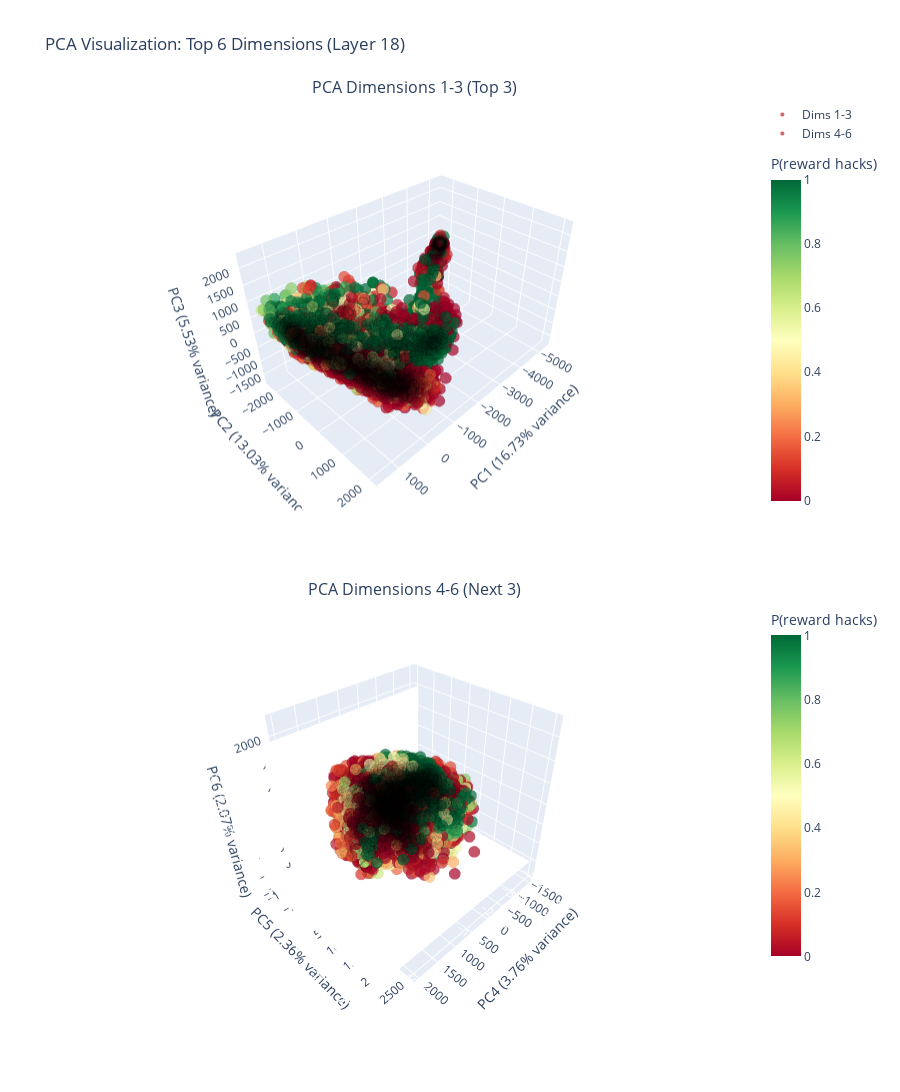

Write notebook code for a chart like this one.
### Code cell
# Perform PCA to 6D to get top 6 dimensions
pca = PCA(n_components=6)
# Using layer 20 (or specify a different layer)
layer_idx = 18
activations_pca = pca.fit_transform(activations[:, layer_idx, :])

print(f"PCA explained variance ratio: {pca.explained_variance_ratio_}")
print(f"Total explained variance (top 6): {pca.explained_variance_ratio_.sum():.4f}")

# Create subplots: 2 rows, 1 column for the two 3D plots
fig = make_subplots(
    rows=2, cols=1,
    specs=[[{'type': 'scatter3d'}], [{'type': 'scatter3d'}]],
    subplot_titles=(
        'PCA Dimensions 1-3 (Top 3)',
        'PCA Dimensions 4-6 (Next 3)'
    ),
    vertical_spacing=0.1
)

# First plot: Dimensions 1, 2, 3
fig.add_trace(
    go.Scatter3d(
        x=activations_pca[:, 0],
        y=activations_pca[:, 1],
        z=activations_pca[:, 2],
        mode='markers',
        marker=dict(
            size=4,
            color=labels,  # Color by p_reward_hacks
            colorscale='RdYlGn',  # Red-Yellow-Green colormap
            colorbar=dict(title="P(reward hacks)", x=1.02, len=0.4, y=0.75),
            showscale=True,
            opacity=0.7,
            line=dict(width=0.5, color='rgba(0,0,0,0.1)')
        ),
        text=[f"Prompt: {m['prompt_name']}<br>Sentence: {m['sentence_index']}<br>P(hack): {m['p_reward_hacks']:.3f}" 
              for m in metadata],
        hovertemplate='<b>%{text}</b><br>' +
                      'PC1: %{x:.2f}<br>' +
                      'PC2: %{y:.2f}<br>' +
                      'PC3: %{z:.2f}<extra></extra>',
        name='Dims 1-3'
    ),
    row=1, col=1
)

# Second plot: Dimensions 4, 5, 6
fig.add_trace(
    go.Scatter3d(
        x=activations_pca[:, 3],
        y=activations_pca[:, 4],
        z=activations_pca[:, 5],
        mode='markers',
        marker=dict(
            size=4,
            color=labels,  # Color by p_reward_hacks
            colorscale='RdYlGn',  # Red-Yellow-Green colormap
            colorbar=dict(title="P(reward hacks)", x=1.02, len=0.4, y=0.25),
            showscale=True,
            opacity=0.7,
            line=dict(width=0.5, color='rgba(0,0,0,0.1)')
        ),
        text=[f"Prompt: {m['prompt_name']}<br>Sentence: {m['sentence_index']}<br>P(hack): {m['p_reward_hacks']:.3f}" 
              for m in metadata],
        hovertemplate='<b>%{text}</b><br>' +
                      'PC4: %{x:.2f}<br>' +
                      'PC5: %{y:.2f}<br>' +
                      'PC6: %{z:.2f}<extra></extra>',
        name='Dims 4-6'
    ),
    row=2, col=1
)

# Update scene for first plot (dims 1-3)
fig.update_layout(
    scene=dict(
        xaxis_title=f'PC1 ({pca.explained_variance_ratio_[0]:.2%} variance)',
        yaxis_title=f'PC2 ({pca.explained_variance_ratio_[1]:.2%} variance)',
        zaxis_title=f'PC3 ({pca.explained_variance_ratio_[2]:.2%} variance)',
        camera=dict(eye=dict(x=1.5, y=1.5, z=1.5))
    ),
    scene2=dict(
        xaxis_title=f'PC4 ({pca.explained_variance_ratio_[3]:.2%} variance)',
        yaxis_title=f'PC5 ({pca.explained_variance_ratio_[4]:.2%} variance)',
        zaxis_title=f'PC6 ({pca.explained_variance_ratio_[5]:.2%} variance)',
        camera=dict(eye=dict(x=1.5, y=1.5, z=1.5))
    ),
    title_text=f'PCA Visualization: Top 6 Dimensions (Layer {layer_idx})',
    height=1400,
    width=900
)

fig.show()

### Figure 1 — Plotly figure (JSON) as saved in the notebook; plotly's stock layout.template omitted (floating-point values rounded to 4 significant figures; data arrays with more than 128 entries replaced by an {"elided": "..."} marker saying what was removed)
{"data": [{"hovertemplate": "<b>%{text}</b><br>PC1: %{x:.2f}<br>PC2: %{y:.2f}<br>PC3: %{z:.2f}<extra></extra>", "marker": {"color": {"elided": "12149 float values"}, "colorbar": {"len": 0.4, "title": {"text": "P(reward hacks)"}, "x": 1.02, "y": 0.75}, "colorscale": [[0, "rgb(165,0,38)"], [0.1, "rgb(215,48,39)"], [0.2, "rgb(244,109,67)"], [0.3, "rgb(253,174,97)"], [0.4, "rgb(254,224,139)"], [0.5, "rgb(255,255,191)"], [0.6, "rgb(217,239,139)"], [0.7, "rgb(166,217,106)"], [0.8, "rgb(102,189,99)"], [0.9, "rgb(26,152,80)"], [1, "rgb(0,104,55)"]], "line": {"color": "rgba(0,0,0,0.1)", "width": 0.5}, "opacity": 0.7, "showscale": true, "size": 4}, "mode": "markers", "name": "Dims 1-3", "scene": "scene", "text": {"elided": "12149 str values"}, "type": "scatter3d", "x": {"elided": "12149 float values"}, "y": {"elided": "12149 float values"}, "z": {"elided": "12149 float values"}}, {"hovertemplate": "<b>%{text}</b><br>PC4: %{x:.2f}<br>PC5: %{y:.2f}<br>PC6: %{z:.2f}<extra></extra>", "marker": {"color": {"elided": "12149 float values"}, "colorbar": {"len": 0.4, "title": {"text": "P(reward hacks)"}, "x": 1.02, "y": 0.25}, "colorscale": [[0, "rgb(165,0,38)"], [0.1, "rgb(215,48,39)"], [0.2, "rgb(244,109,67)"], [0.3, "rgb(253,174,97)"], [0.4, "rgb(254,224,139)"], [0.5, "rgb(255,255,191)"], [0.6, "rgb(217,239,139)"], [0.7, "rgb(166,217,106)"], [0.8, "rgb(102,189,99)"], [0.9, "rgb(26,152,80)"], [1, "rgb(0,104,55)"]], "line": {"color": "rgba(0,0,0,0.1)", "width": 0.5}, "opacity": 0.7, "showscale": true, "size": 4}, "mode": "markers", "name": "Dims 4-6", "scene": "scene2", "text": {"elided": "12149 str values"}, "type": "scatter3d", "x": {"elided": "12149 float values"}, "y": {"elided": "12149 float values"}, "z": {"elided": "12149 float values"}}], "layout": {"annotations": [{"font": {"size": 16}, "showarrow": false, "text": "PCA Dimensions 1-3 (Top 3)", "x": 0.5, "xanchor": "center", "xref": "paper", "y": 1, "yanchor": "bottom", "yref": "paper"}, {"font": {"size": 16}, "showarrow": false, "text": "PCA Dimensions 4-6 (Next 3)", "x": 0.5, "xanchor": "center", "xref": "paper", "y": 0.45, "yanchor": "bottom", "yref": "paper"}], "height": 1400, "scene": {"camera": {"eye": {"x": 1.5, "y": 1.5, "z": 1.5}}, "domain": {"x": [0, 1], "y": [0.55, 1]}, "xaxis": {"title": {"text": "PC1 (16.73% variance)"}}, "yaxis": {"title": {"text": "PC2 (13.03% variance)"}}, "zaxis": {"title": {"text": "PC3 (5.53% variance)"}}}, "scene2": {"camera": {"eye": {"x": 1.5, "y": 1.5, "z": 1.5}}, "domain": {"x": [0, 1], "y": [0, 0.45]}, "xaxis": {"title": {"text": "PC4 (3.76% variance)"}}, "yaxis": {"title": {"text": "PC5 (2.36% variance)"}}, "zaxis": {"title": {"text": "PC6 (2.07% variance)"}}}, "title": {"text": "PCA Visualization: Top 6 Dimensions (Layer 18)"}, "width": 900}}
